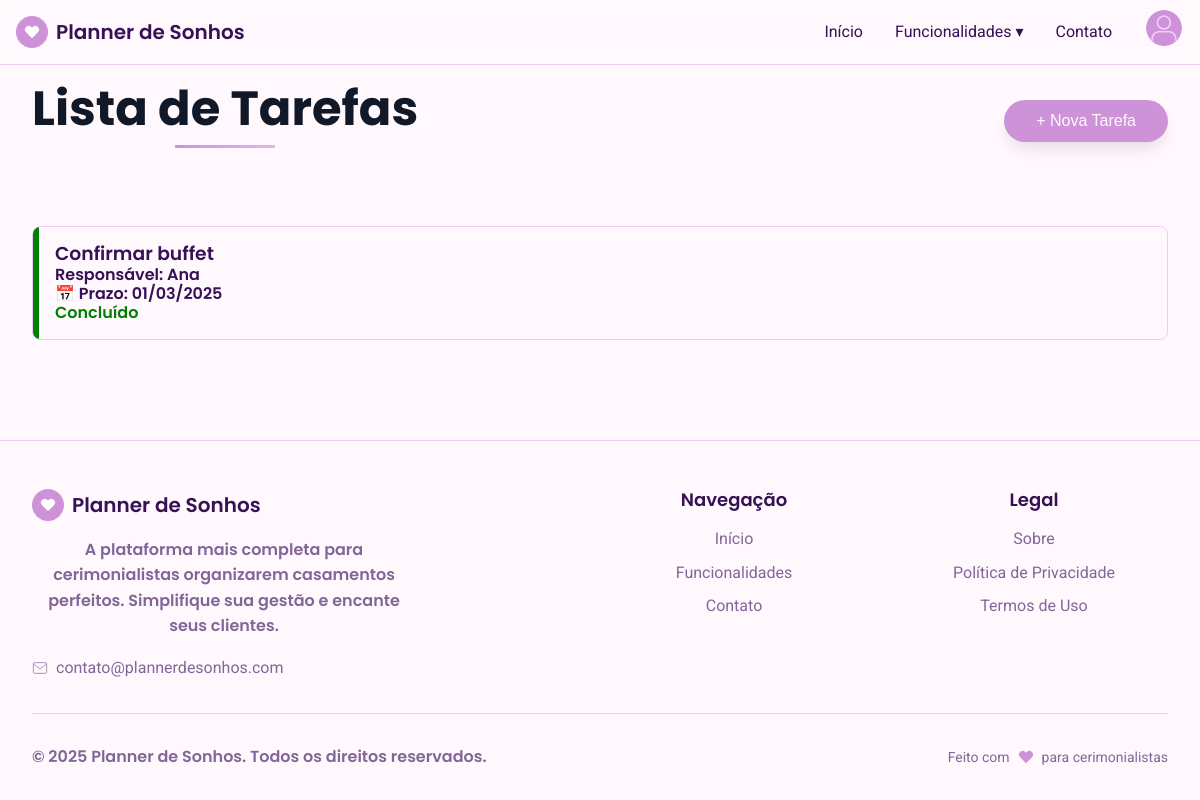
The app's page /pages/tarefas.php (signed in) with its own data.
### tables this page shows
CREATE TABLE `tarefas` (
  `id_tarefa` int(11) NOT NULL,
  `titulo` varchar(255) NOT NULL,
  `responsavel` varchar(100) DEFAULT NULL,
  `prazo` date DEFAULT NULL,
  `status` enum('pendente','progresso','concluido') DEFAULT 'pendente',
  `observacoes` text,
  `data_conclusao` timestamp NULL DEFAULT NULL,
  `concluido_por` int(11) DEFAULT NULL,
  `id_usuario` int(11) DEFAULT NULL
);

### pages/tarefas.php (the view, shortened to what this page needs)
<?php
require_once "../config/conexao.php";
$idUsuario = (int) $_SESSION['usuario_id'];
$stmt = $pdo->prepare("SELECT * FROM tarefas WHERE id_usuario = ? ORDER BY prazo ASC");
$stmt->execute([$idUsuario]);
$tarefas = $stmt->fetchAll(PDO::FETCH_ASSOC);
?>
<!DOCTYPE html>
<html lang="pt-BR">
<head>
  <link rel="stylesheet" href="../Style/styles.css" />
</head>
<body>
  <header class="header">
    <div class="container">
      <div class="header-content">
        <a href="../index.php" class="logo">
          <div class="heart-icon">
            <svg width="16" height="16" fill="currentColor" viewBox="0 0 24 24">
              <path
                d="M20.84 4.61a5.5 5.5 0 0 0-7.78 0L12 5.67l-1.06-1.06a5.5 5.5 0 0 0-7.78 7.78l1.06 1.06L12 21.23l7.78-7.78 1.06-1.06a5.5 5.5 0 0 0 0-7.78z" />
            </svg>
          </div>
          <span class="logo-text">Planner de Sonhos</span>
        </a>
        <nav class="nav">
          <a href="../index.php" class="nav-link">Início</a>
          <div class="dropdown">
            <a href="funcionalidades.php" class="nav-link dropdown-toggle">Funcionalidades ▾</a>
          </div>
          <a href="contato.php" class="nav-link">Contato</a>
          <?php if (isset($_SESSION["usuario_id"])): ?>
            <div class="profile-dropdown-wrapper">
              <img src="../user/fotos/<?php echo htmlspecialchars($_SESSION['foto_perfil'] ?? 'default.png'); ?>"
                alt="Foto de perfil" class="profile-avatar" onclick="toggleProfileDropdown()">
            </div>
          <?php else: ?>
            <a href="../user/login.php" class="btn-primary" style="align-items: center">Login</a>
          <?php endif; ?>
        </nav>
      </div>
    </div>
  </header>
  <main>
    <section class="page-content">
      <div class="container">
        <div class="page-header" style="display:flex;justify-content:space-between;align-items:center;">
          <h1 class="page-title">Lista de <span class="gradient-text">Tarefas</span></h1>
          <button class="btn-primary" onclick="openModal()">+ Nova Tarefa</button>
        </div>
        <div class="tasks-grid"
          style="display:grid;grid-template-columns:repeat(auto-fit,minmax(280px,1fr));gap:1.5rem;">
          <?php if (empty($tarefas)): ?>
            <p>Você ainda não tem tarefas cadastradas.</p>
          <?php else: ?>
            <?php foreach ($tarefas as $t):
              $cor = "gray";
              $statusTxt = "";
              if ($t['status'] === "concluido") {
                $cor = "green";
                $statusTxt = "Concluído";
              }
              ?>
              <div class="task-card"
                style="display:flex;border:1px solid hsl(var(--border));border-radius:0.5rem;overflow:hidden;">
                <div style="width:6px;background-color:<?php echo $cor; ?>"></div>
                <div style="padding:1rem;flex:1">
                  <h3><?php echo htmlspecialchars($t['titulo']); ?></h3>
                  <p>Responsável: <?php echo htmlspecialchars($t['responsavel']); ?></p>
                  <p>📅 Prazo: <?php echo date("d/m/Y", strtotime($t['prazo'])); ?></p>
                  <p style="color:<?php echo $cor; ?>"><?php echo $statusTxt; ?></p>
                </div>
              </div>
            <?php endforeach; ?>
          <?php endif; ?>
        </div>
      </div>
    </section>
  </main>
  <footer class="footer">
    <div class="container">
      <div class="footer-content">
        <div class="footer-brand">
          <a href="../index.php" class="logo">
            <div class="heart-icon">
              <svg width="16" height="16" fill="currentColor" viewBox="0 0 24 24">
                <path
                  d="M20.84 4.61a5.5 5.5 0 0 0-7.78 0L12 5.67l-1.06-1.06a5.5 5.5 0 0 0-7.78 7.78l1.06 1.06L12 21.23l7.78-7.78 1.06-1.06a5.5 5.5 0 0 0 0-7.78z" />
              </svg>
            </div>
            <span class="logo-text">Planner de Sonhos</span>
          </a>
          <p class="footer-description">
            A plataforma mais completa para cerimonialistas organizarem
            casamentos perfeitos. Simplifique sua gestão e encante seus
            clientes.
          </p>
          <div class="footer-contact">
            <svg style="width: 1rem; height: 1rem" fill="none" stroke="currentColor" viewBox="0 0 24 24">
              <path d="M4 4h16c1.1 0 2 .9 2 2v12c0 1.1-.9 2-2 2H4c-1.1 0-2-.9-2-2V6c0-1.1.9-2 2-2z" />
              <polyline points="22,6 12,13 2,6" />
            </svg>
            <span>contato@plannerdesonhos.com</span>
          </div>
        </div>
        <div class="footer-links">
          <h3>Navegação</h3>
          <ul>
            <li><a href="../index.php">Início</a></li>
            <li>
              <a href="funcionalidades.php">Funcionalidades</a>
            </li>
            <li>
              <a href="contato.php">Contato</a>
            </li>
          </ul>
        </div>
        <div class="footer-modules">
          <h3>Legal</h3>
          <ul>
            <li><a href="../legal-pages/about.html">Sobre</a></li>
            <li>
              <a href="../legal-pages/privacity-politics.html">Política de Privacidade</a>
            </li>
            <li><a href="../legal-pages/uses-terms.html">Termos de Uso</a></li>
          </ul>
        </div>
      </div>
      <div class="footer-bottom">
        <p>&copy; 2025 Planner de Sonhos. Todos os direitos reservados.</p>
        <div
          style="display: flex; align-items: center; gap: 0.25rem; font-size: 0.875rem; color: hsl(var(--muted-foreground));">
          <span>Feito com</span>
          <svg style="width: 1rem; height: 1rem; color: hsl(var(--primary)); margin: 0 0.25rem;" fill="currentColor"
            viewBox="0 0 24 24">
            <path
              d="M20.84 4.61a5.5 5.5 0 0 0-7.78 0L12 5.67l-1.06-1.06a5.5 5.5 0 0 0-7.78 7.78l1.06 1.06L12 21.23l7.78-7.78 1.06-1.06a5.5 5.5 0 0 0 0-7.78z" />
          </svg>
          <span>para cerimonialistas</span>
        </div>
      </div>
    </div>
  </footer>
</body>
</html>

### pages/tarefas.php (style rules this page uses)
body { display: flex; flex-direction: column; min-height: 100vh; margin: 0; }
main { flex: 1; }
footer { margin-top: auto; background: hsl(var(--card)); text-align: center; padding: 1rem; }
.profile-dropdown-wrapper { position: relative; }
.profile-avatar { width: 40px; height: 40px; border-radius: 50%; cursor: pointer; border: 2px solid transparent; transition: all 0.3s ease; object-fit: cover; }

### records on screen
tarefas: titulo "Confirmar buffet", responsavel "Ana", prazo "01/03/2025", status "Concluído"
